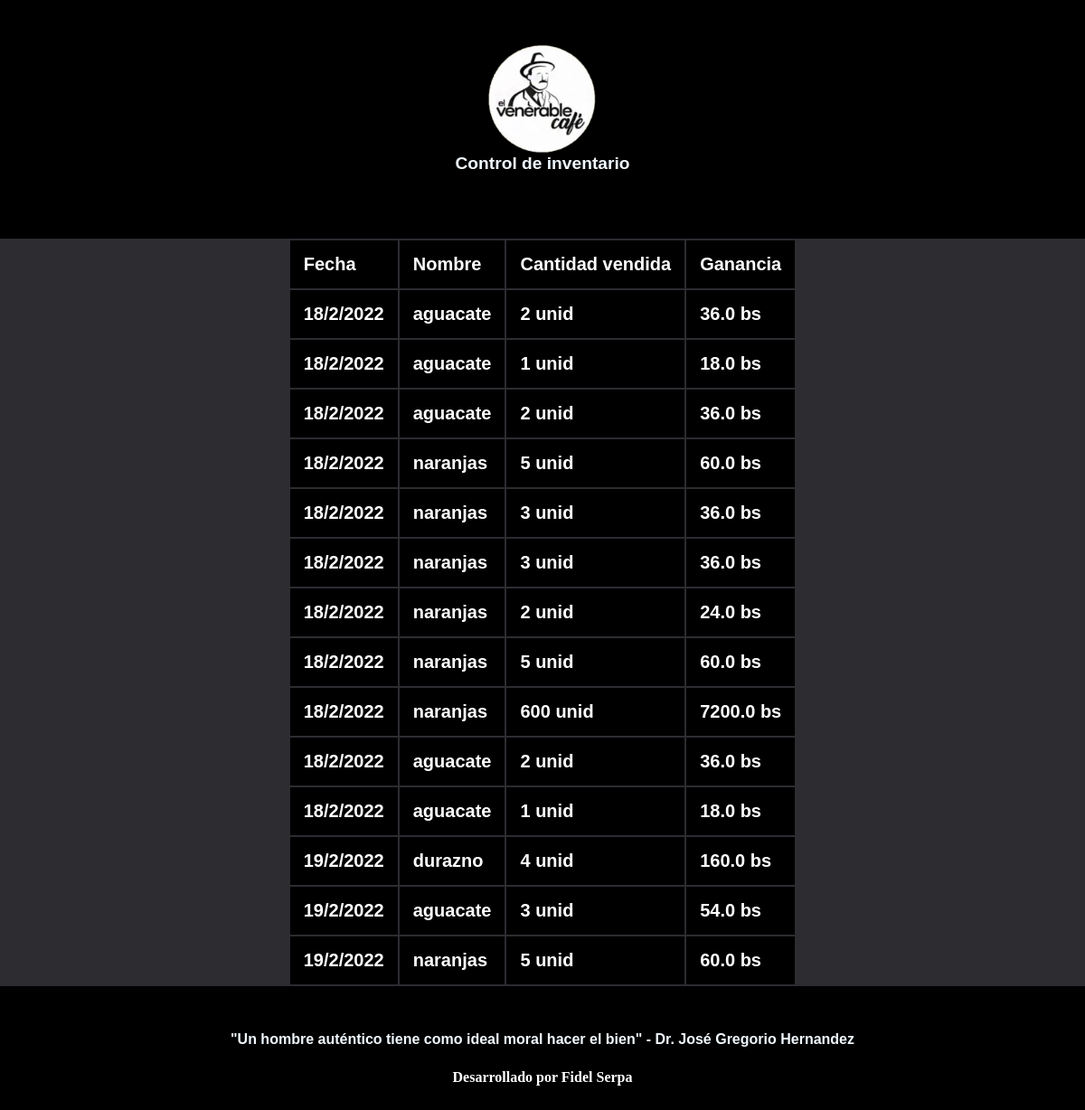
Before: /ver_ventas with the older database file.
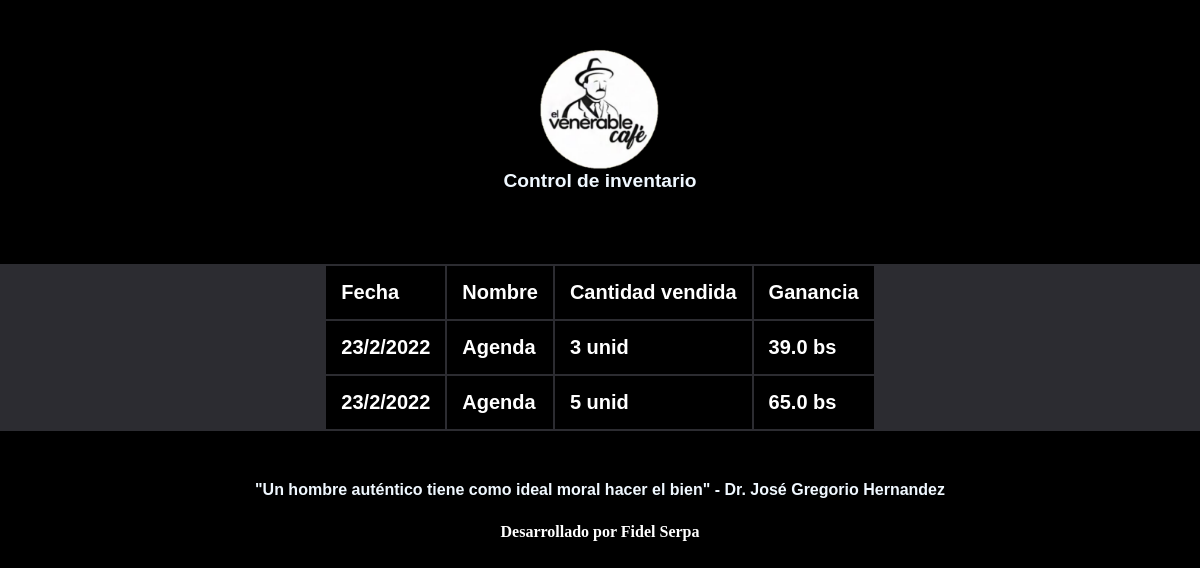
After: the same page with the newer database file.
### control_inventario/models.py (models this page shows, shortened)
class venta(models.Model):
    nombre_articulo_vendido = models.CharField(max_length=70)
    fecha = models.CharField(max_length=70, null=True)
    unidades_vendidas = models.IntegerField(null=True)
    ganancia = models.FloatField(null=True)
    moneda = models.BooleanField(null=True)

### control_inventario/views.py (the view)
# urls.py: path('ver_ventas', views.ver_ventas),
def ver_ventas(request):
    ventas = venta.objects.all()
    return render(request, "ventas.html", {"ventas":ventas})

### control_inventario/templates/ventas.html (shortened to what this page needs)
{% load static %}
<!DOCTYPE html>
<html lang="en">
<head>
    <link rel="stylesheet" href="{% static 'style.css' %}">
</head>
<body>
    <header>
        <img src="{% static 'venerable.png' %}" width="170px" alt="">
        <h2>Control de inventario</h2>
    </header>
    <div class="seccion" style="background-color: rgb(44, 44, 49);; height: 100%; width: 100%; margin-top: 2%;">
        <table style="font-weight: bold; color: white; font-family: 'Lucida Sans', 'Lucida Sans Regular', 'Lucida Grande', 'Lucida Sans Unicode', Geneva, Verdana, sans-serif; font-size: 20px;">
            <tr>
                <td>Fecha</td>
                <td>Nombre</td>
                <td>Cantidad vendida</td>
                <td>Ganancia</td>
            </tr>
        {% for i in ventas %}
        <tr>
            <td><span>{{ i.fecha }} </span> </td>
            <td><span>{{ i.nombre_articulo_vendido}} </span></td>
            <td><span>{{ i.unidades_vendidas}} unid </span></td>
            {% if i.moneda %}
            <td><span>{{ i.ganancia}} $</span></td>
            {% else %}
            <td><span>{{ i.ganancia}} bs </span> </td>
            {% endif %}
        </tr>
        {% endfor  %}
        </div>
    <div class="cita" style="display: flex; flex-direction: column; align-items: center;">
        <h2>"Un hombre auténtico tiene como ideal moral hacer el bien" - Dr. José Gregorio Hernandez</h2>
        <h4 style="color: white; margin-top: 2%; cursor: default;">Desarrollado por Fidel Serpa</h4>
    </div>
</body>
</html>

### control_inventario/static/style.css (style rules this page uses)
* { padding: 0; margin: 0; box-sizing: border-box; }
body { background-color: black; }
h2 { color: aliceblue; cursor: default; font-size: 1.2rem; font-family: 'Lucida Sans', 'Lucida Sans Regular', 'Lucida Grande', 'Lucida Sans Unicode', Geneva, Verdana, sans-serif; }
header { display: flex; justify-content: center; align-items: center; flex-direction: column; height: 30vh; background-color: black; }
img { width: 10%; }
td { background-color: black; padding: 15px; }
table { margin: auto; }
.cita { display: flex; justify-content: center; align-items: center; height: 20vh; }
.cita h2 { font-size: 1rem; }

Changed rows visible on the page:
removed venta: fecha "18/2/2022", nombre_articulo_vendido "aguacate", unidades_vendidas "2", ganancia "36.0"
removed venta: fecha "18/2/2022", nombre_articulo_vendido "aguacate", unidades_vendidas "1", ganancia "18.0"
removed venta: fecha "18/2/2022", nombre_articulo_vendido "aguacate", unidades_vendidas "2", ganancia "36.0"
removed venta: fecha "18/2/2022", nombre_articulo_vendido "naranjas", unidades_vendidas "5", ganancia "60.0"
removed venta: fecha "18/2/2022", nombre_articulo_vendido "naranjas", unidades_vendidas "3", ganancia "36.0"
removed venta: fecha "18/2/2022", nombre_articulo_vendido "naranjas", unidades_vendidas "3", ganancia "36.0"
removed venta: fecha "18/2/2022", nombre_articulo_vendido "naranjas", unidades_vendidas "2", ganancia "24.0"
removed venta: fecha "18/2/2022", nombre_articulo_vendido "naranjas", unidades_vendidas "5", ganancia "60.0"
removed venta: fecha "18/2/2022", nombre_articulo_vendido "naranjas", unidades_vendidas "600", ganancia "7200.0"
removed venta: fecha "18/2/2022", nombre_articulo_vendido "aguacate", unidades_vendidas "2", ganancia "36.0"
removed venta: fecha "18/2/2022", nombre_articulo_vendido "aguacate", unidades_vendidas "1", ganancia "18.0"
removed venta: fecha "19/2/2022", nombre_articulo_vendido "durazno", unidades_vendidas "4", ganancia "160.0"
removed venta: fecha "19/2/2022", nombre_articulo_vendido "aguacate", unidades_vendidas "3", ganancia "54.0"
removed venta: fecha "19/2/2022", nombre_articulo_vendido "naranjas", unidades_vendidas "5", ganancia "60.0"
added venta: fecha "23/2/2022", nombre_articulo_vendido "Agenda", unidades_vendidas "3", ganancia "39.0"
added venta: fecha "23/2/2022", nombre_articulo_vendido "Agenda", unidades_vendidas "5", ganancia "65.0"
